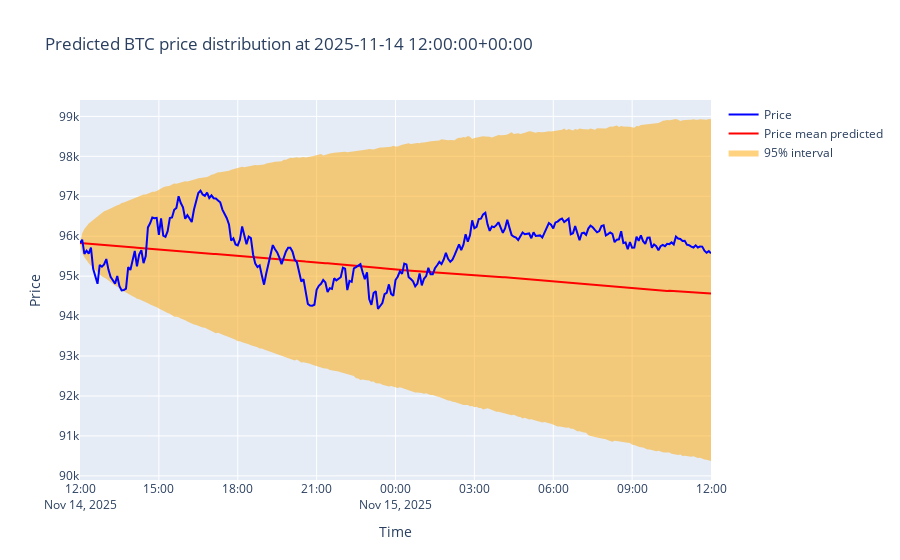

The code cell stored with this chart in its notebook:
### Code cell
## Log-return forecast mapped into price space (for the last asset and last prediction)
plot_quarantine(asset, predictions_evaluated[0], tracker_evaluator.tracker.prices, mode="incremental")

### Figure 1 — Plotly figure (JSON) as saved in the notebook; plotly's stock layout.template omitted (floating-point values rounded to 4 significant figures; data arrays with more than 128 entries replaced by an {"elided": "..."} marker saying what was removed)
{"data": [{"line": {"width": 0}, "mode": "lines", "name": "5th percentile", "showlegend": false, "type": "scatter", "x": {"elided": "289 str values"}, "y": {"elided": "289 float values"}}, {"fill": "tonexty", "fillcolor": "rgba(255,165,0,0.5)", "line": {"width": 0}, "mode": "lines", "name": "95% interval", "type": "scatter", "x": {"elided": "289 str values"}, "y": {"elided": "289 float values"}}, {"line": {"color": "red", "width": 2}, "mode": "lines", "name": "Price mean predicted", "type": "scatter", "x": {"elided": "289 str values"}, "y": {"elided": "289 float values"}}, {"line": {"color": "blue", "width": 2}, "mode": "lines", "name": "Price", "type": "scatter", "x": {"elided": "289 str values"}, "y": {"elided": "289 float values"}}], "layout": {"hovermode": "x unified", "title": {"text": "Predicted BTC price distribution at 2025-11-14 12:00:00+00:00"}, "xaxis": {"title": {"text": "Time"}}, "yaxis": {"title": {"text": "Price"}}}}
